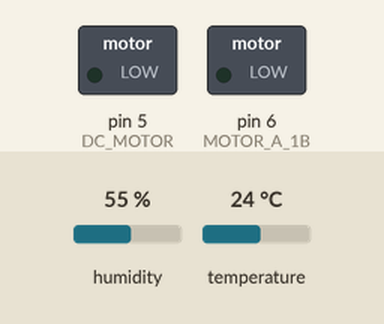
Simulated run of this sketch. Board: Arduino Uno, built with avr-gcc and run on an emulated ATmega328P. On the bench: switched loads named in the sketch (green lamp = pin HIGH). Inputs (shaded band) come from the test bench; at power-on: humidity 55 %, temperature 24 °C. What the sketch prints to the serial monitor is not drawn.

Above: at 2.8 s.
2.9 s: humidity set to 58 %
6.5 s: humidity set to 61 %
At 9.3 s:
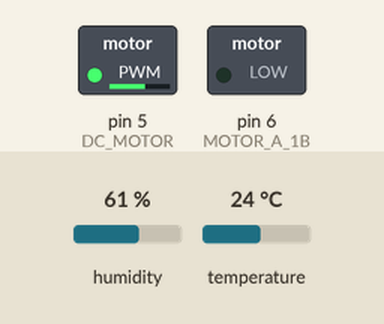
9.6 s: temperature set to 12 °C
12.3 s: humidity set to 42 %
15.3 s: humidity set to 39 %
At 17.6 s:
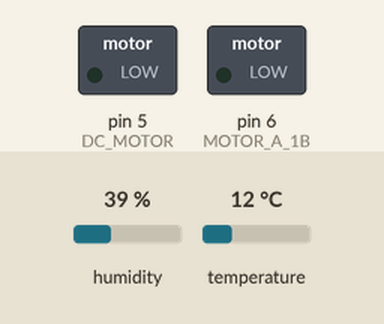
Timing chart, 0 to 19.0 s (numbered marks = the images above; inputs shaded):
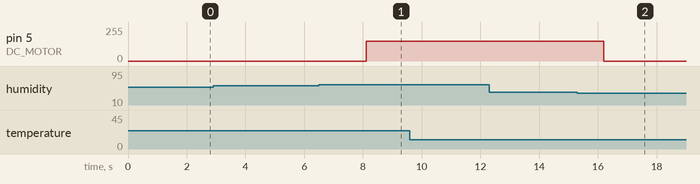

The sketch:

test_DC_by_motordriver.ino
```cpp
#include <DHT.h>  //온습도 센서 라이브러리 추가

// 온습도 센서
#define DHTPIN 8  // 온습도 센서 핀으로 설정
#define DHTTYPE DHT11  //온습도 센서 타입 설정

#define DC_MOTOR  5
#define MOTOR_A_1B  6

DHT dht(DHTPIN, DHTTYPE);  // DHT 센서 초기화

// millis()를 위한 시간 변수 설정
unsigned long currTime = 0;
unsigned long sensorTime = 0;  // sensor print 제어

void setup()
{
  Serial.begin(115200);
  dht.begin();
}

void loop() {
  currTime = millis();  // millis() 시작

  // 각종 센서값 읽기
	float humidity = dht.readHumidity();        // 습도
  float temperature = dht.readTemperature();  // 온도
  if (isnan(humidity) || isnan(temperature)) {
    return;
  }

  // 각종 센서값 표시
  if (currTime - sensorTime >= 5000) {
    sensorTime = currTime;

		Serial.print("  온도: ");
		Serial.print(temperature);  // 온도
    Serial.print("C");
    Serial.print("  습도: ");
		Serial.print(humidity);  // 습도
    Serial.print("%");
  }

  // 온습도에 따른 환기팬 동작
  if (temperature >= 26 || humidity >= 60) {
    analogWrite(DC_MOTOR,150);  // 세기는 0~255 사이 값
    analogWrite(MOTOR_A_1B,0);
  } else if (temperature <= 26 && humidity <= 40) {
    analogWrite(DC_MOTOR,0);
    analogWrite(MOTOR_A_1B,0);
  }

}
```

Measured:
- the behaviour switches between 59 and 60 % on humidity (found by bisection; images 0 and 1)
- the behaviour switches between 41 and 40 % on humidity (found by bisection; images 1 and 2)
- after the input at 2.9 s, every drawn part: stays the same
- after the input at 6.5 s, pin 5 (DC_MOTOR): 0/255 → 150/255 after 1.6 s
- after the input at 9.6 s, every drawn part: stays the same
- after the input at 12.3 s, every drawn part: stays the same
- after the input at 15.3 s, pin 5 (DC_MOTOR): 150/255 → 0/255 after 0.91 s
